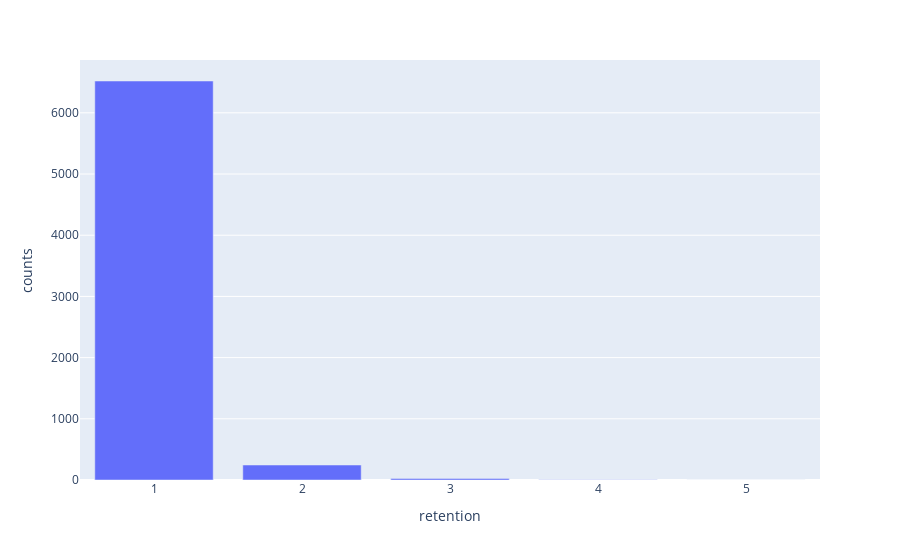

Notebook source saved alongside this figure:
### Markdown cell above
target 기준 -- 매출 하위 80퍼센트
그중에서도 찾을 수 있다면 리텐션이 아주 높은 사람들 (구매를 꾸준히 한 사람들)

### Code cell
#매출 10퍼를 차지하는 80퍼센트의 고객을 타겟 고객으로 잡는다. revenue_pct 가 90퍼 이상인 id 만 뽑아서 target로 취급한다. 
#다시 쓰기 귀찮아서 vvip 로직을 함수로 만들어 퍼센트지 등호만 바꿔 주었다.
def get_target_retention(pct_num):
    vvip_ids = indv[indv['revenue_pct'] > pct_num]['fullVisitorId'].unique()

    #vvip 고객을 추출한다
    vvip_df = df[['fullVisitorId', 'totals_totalTransactionRevenue', 'visitStartTime']]
    vvip_df = vvip_df[vvip_df['fullVisitorId'].isin(vvip_ids)]

    # 매출이 0 이 아닌 데이터만 필터링 한다
    vvip_df = vvip_df[vvip_df['totals_totalTransactionRevenue'] != 0]

    #vvip의 리텐션 == 일별 구매 횟수 (고객별 totalTransactionRevenue 가 0 이 아닌 날짜의 고유값) 를 본다. 하루에 10번을 구매해도 한번 구매로 친다. == 우리의 리텐션 기준 --> 중요 중요!!
    vvip_df['fulldate'] = vvip_df['visitStartTime'].dt.date
    vvip_retention = vvip_df.groupby('fullVisitorId')['fulldate'].nunique().reset_index()
    vvip_retention.rename(columns={'fulldate': 'retention'}, inplace=True)
    vvip_retention = vvip_retention.sort_values('retention', ascending=False)

    print(f"타겟 고객 평균 리텐션 {vvip_retention['retention'].mean()} 번")

    #vvip 평균 리텐션의 분포 확인
    vvip_retention['retention'] = round(vvip_retention['retention'], 0)
    temp_count = vvip_retention.groupby('retention')['fullVisitorId'].nunique().reset_index()
    temp_count.rename(columns={'fullVisitorId': 'counts'}, inplace=True)

    import plotly.express as px
    fig = px.bar(temp_count, x="retention", y="counts")
    fig.show()

    # 6번 이상 구매한 사람은 아웃라이어로 취급
    vvip_ids = vvip_retention[vvip_retention['retention'] <= 5]['fullVisitorId'].unique()

    #전체 매출
    total_rev = df['totals_totalTransactionRevenue'].sum()
    #vvip 가 한번에 쓰는 돈 계산
    vvip_df = df[['fullVisitorId', 'totals_totalTransactionRevenue', 'visitStartTime']]
    vvip_df = vvip_df[vvip_df['fullVisitorId'].isin(vvip_ids)]
    vvip_df = vvip_df[vvip_df['totals_totalTransactionRevenue'] != 0]
    revenue_df = vvip_df['totals_totalTransactionRevenue'].sum()
    #전체 매출 대비 vvip 매출 (한번에 쓸때)
    print(f"전체 매출 대비 타겟 한번 매출 {round(revenue_df / total_rev * 100, 1)} %")
    
get_target_retention(90)

### Figure 1 — Plotly figure (JSON) as saved in the notebook; plotly's stock layout.template omitted (floating-point values rounded to 4 significant figures)
{"data": [{"alignmentgroup": "True", "hovertemplate": "retention=%{x}<br>counts=%{y}<extra></extra>", "legendgroup": "", "marker": {"color": "#636efa", "pattern": {"shape": ""}}, "name": "", "offsetgroup": "", "orientation": "v", "showlegend": false, "textposition": "auto", "type": "bar", "x": [1, 2, 3, 4, 5], "xaxis": "x", "y": [6520, 245, 25, 5, 1], "yaxis": "y"}], "layout": {"barmode": "relative", "legend": {"tracegroupgap": 0}, "margin": {"t": 60}, "xaxis": {"anchor": "y", "domain": [0, 1], "title": {"text": "retention"}}, "yaxis": {"anchor": "x", "domain": [0, 1], "title": {"text": "counts"}}}}
